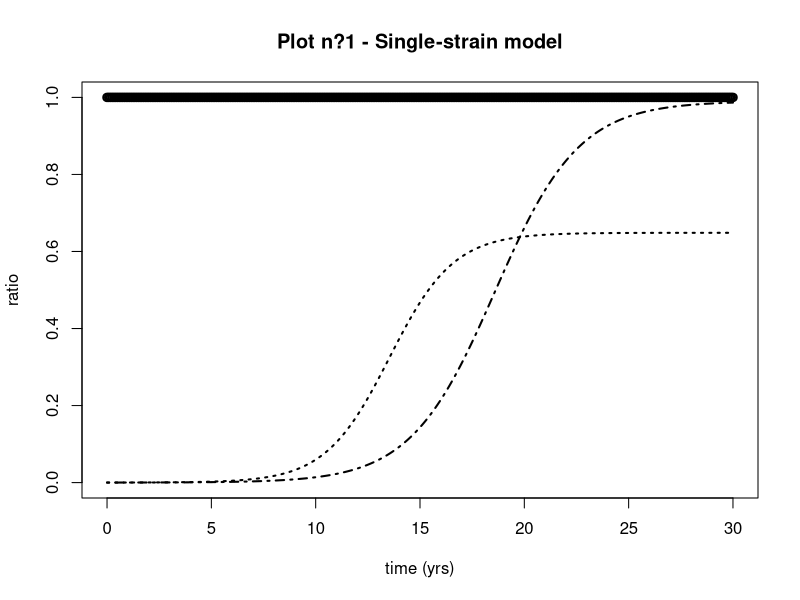
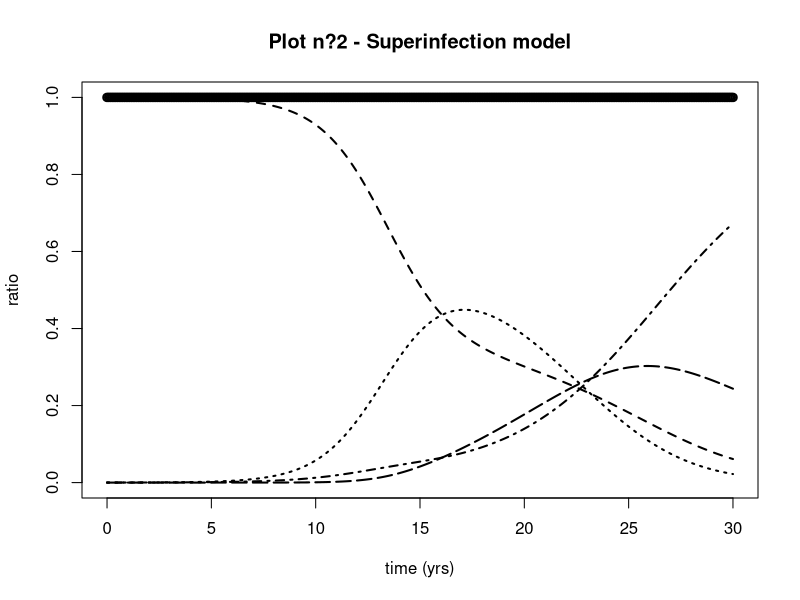
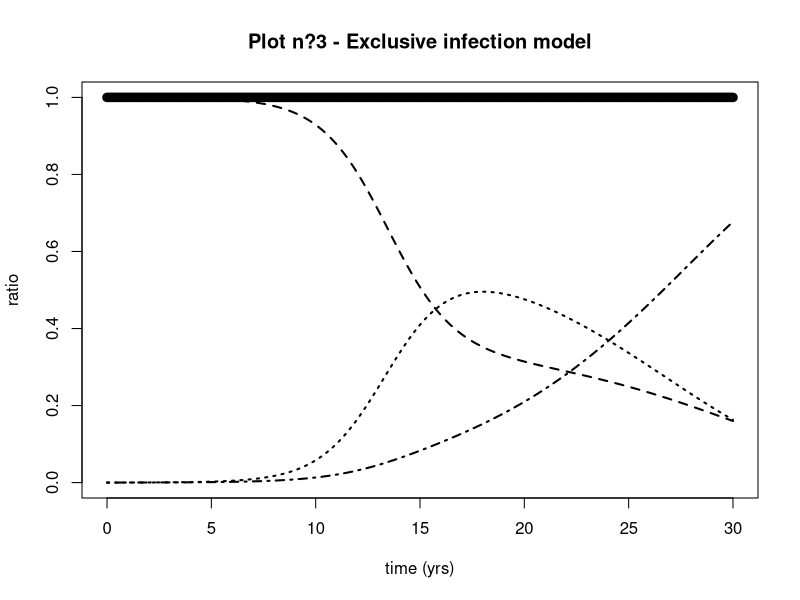
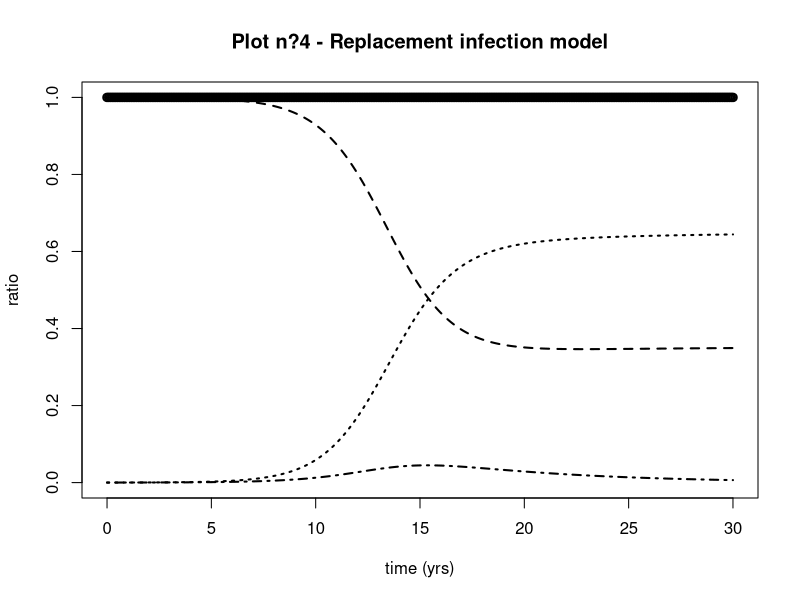
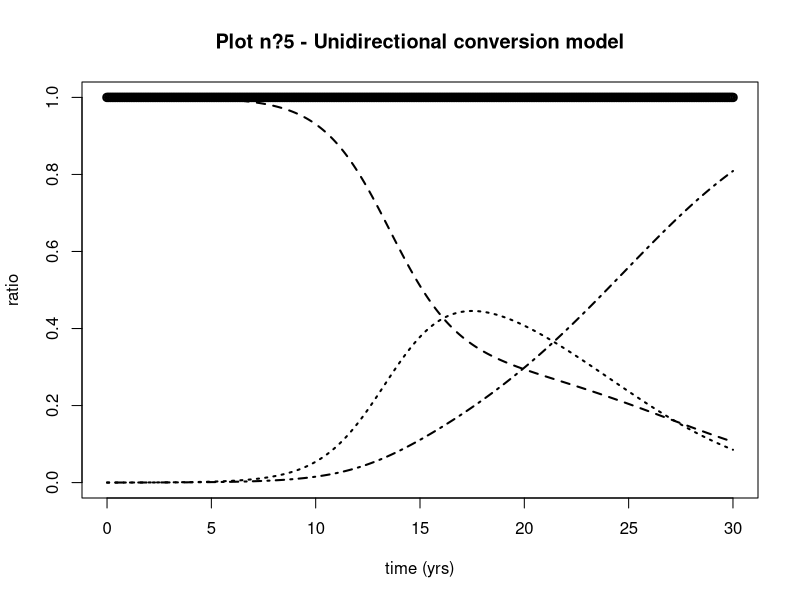
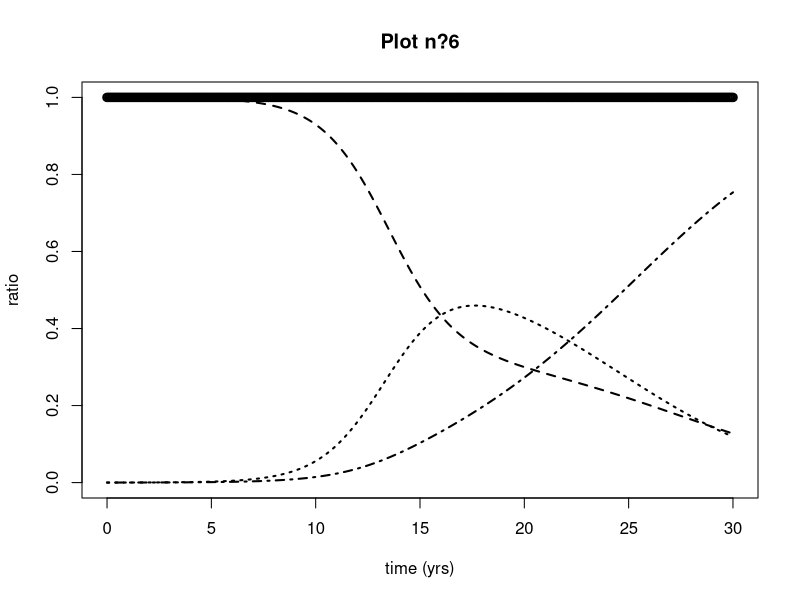

Write R code to recreate these figures, in order.
## ---- chunk 1
library(deSolve)
N=10000
## ---- chunk 2
parameters <- c(beta_w=0.0001, beta_z=0.00005, gamma=0.005, gamma_prim=0.5, eps=0.7 )

state <- c(S1=N-1, S2=N-1, Iw=1, Iz=1)

times=seq(0, 30, by=1/12)

SIS_single_strain=function(times, state, parameters){
  with(as.list(c(state,parameters)),
       {dS1 = - beta_w*Iw*S1 + gamma*(1-eps)*Iw + gamma_prim*eps*Iw
        dS2 = - beta_z*Iz*S2 + gamma*Iz
        dIw = beta_w*Iw*S1 - gamma*(1-eps)*Iw - gamma_prim*eps*Iw
        dIz = beta_z*Iz*S2 - gamma*Iz
        list(c(dS1, dS2, dIw, dIz))
       })
}

require(deSolve)

out=as.data.frame(
  ode(y=state, times=times, func=SIS_single_strain, parms=parameters)
)

## ---- chunk 3
plot(times, (out$S1 + out$Iw)/N, main="Plot n?1 - Single-strain model", xlab="time (yrs)", ylab="ratio", ylim=c(0,1), lty=1, lwd=2)
lines(times, out$Iw/N, lty=3, lwd=2)
lines(times, out$Iz/N, lty=4, lwd=2)


## ---- chunk 4
parameters <- c(beta_w=0.0001, beta_z=0.00005, gamma=0.005, gamma_prim=0.5, eps=0.7, q=0.25 )

state <- c(S=N-2, Iw=1, Iz=1, Iwz=0)

times=seq(0, 30, by=1/12)

SIS_superinf=function(times, state, parameters){
  with(as.list(c(state,parameters)),
       {dS = - beta_w*(Iw+q*Iwz)*S - beta_z*(Iz+q*Iwz)*S + gamma*(1-eps)*Iw + gamma_prim*eps*Iw + gamma*Iz
        dIw = beta_w*(Iw+q*Iwz)*S + gamma*Iwz - beta_z*(Iz+q*Iwz)*Iw - gamma*(1-eps)*Iw - gamma_prim*eps*Iw 
        dIz = beta_z*(Iz+q*Iwz)*S + gamma*(1-eps)*Iwz + gamma_prim*eps*Iwz - beta_w*(Iw+q*Iwz)*Iz - gamma*Iz 
        dIwz = beta_w*(Iw+q*Iwz)*Iz + beta_z*(Iz+q*Iwz)*Iw - gamma*Iwz - gamma*(1-eps)*Iwz - gamma_prim*eps*Iwz
        list(c(dS, dIw, dIz, dIwz))
       })
}

require(deSolve)

out_super=as.data.frame(
  ode(y=state, times=times, func=SIS_superinf, parms=parameters)
)

## ---- chunk 5
plot(times, (out_super$S + out_super$Iw + out_super$Iz + out_super$Iwz)/N, main="Plot n?2 - Superinfection model", xlab="time (yrs)", ylab="ratio", ylim=c(0,1), lty=1, lwd=2)
lines(times, out_super$S/N, lty=2, lwd=2)
lines(times, out_super$Iw/N, lty=3, lwd=2)
lines(times, out_super$Iz/N, lty=4, lwd=2)
lines(times, out_super$Iwz/N, lty=5, lwd=2)


## ---- chunk 6
parameters <- c(beta_w=0.0001, beta_z=0.00005, gamma=0.005, gamma_prim=0.5, eps=0.7 )

state <- c(S=9998, Iw=1, Iz=1)

times=seq(0, 30, by=1/12)

SIS_exclusive=function(times, state, parameters){
  with(as.list(c(state,parameters)),
       {dS = - beta_w*Iw*S - beta_z*Iz*S + gamma*(1-eps)*Iw + gamma_prim*eps*Iw + gamma*Iz
        dIw = beta_w*Iw*S - gamma*(1-eps)*Iw - gamma_prim*eps*Iw
        dIz = beta_z*Iz*S - gamma*Iz
        list(c(dS, dIw, dIz))
       })
}

require(deSolve)

out_exc=as.data.frame(
  ode(y=state, times=times, func=SIS_exclusive, parms=parameters)
)

## ---- chunk 7
plot(times, (out_exc$S + out_exc$Iw + out_exc$Iz)/N, main="Plot n?3 - Exclusive infection model", xlab="time (yrs)", ylab="ratio", ylim=c(0,1), lty=1, lwd=2)
lines(times, out_exc$S/N, lty=2, lwd=2)
lines(times, out_exc$Iw/N, lty=3, lwd=2)
lines(times, out_exc$Iz/N, lty=4, lwd=2)

## ---- chunk 8
parameters <- c(beta_w=0.0001, beta_z=0.00005, gamma=0.005, gamma_prim=0.5, eps=0.7 )

state <- c(S=9998, Iw=1, Iz=1)

times=seq(0, 30, by=1/12)

SIS_replacement=function(times, state, parameters){
  with(as.list(c(state,parameters)),
       {dS = - beta_w*Iw*S - beta_z*Iz*S + gamma*(1-eps)*Iw + gamma_prim*eps*Iw + gamma*Iz
        dIw = beta_w*Iw*S - gamma*(1-eps)*Iw - gamma_prim*eps*Iw + (beta_w-beta_z)*Iw*Iz
        dIz = beta_z*Iz*S - gamma*Iz - (beta_w-beta_z)*Iw*Iz
        list(c(dS, dIw, dIz))
       })
}

require(deSolve)

out_rep=as.data.frame(
  ode(y=state, times=times, func=SIS_replacement, parms=parameters)
)

## ---- chunk 9
plot(times, (out_rep$S + out_rep$Iw + out_rep$Iz)/N, main="Plot n?4 - Replacement infection model", xlab="time (yrs)", ylab="ratio", ylim=c(0,1), lty=1, lwd=2)
lines(times, out_rep$S/N, lty=2, lwd=2)
lines(times, out_rep$Iw/N, lty=3, lwd=2)
lines(times, out_rep$Iz/N, lty=4, lwd=2)

## ---- chunk 10
parameters <- c(beta_w=0.0001, beta_z=0.00005, gamma=0.005, gamma_prim=0.5, eps=0.7, rho=0.01 )

state <- c(S=9998, Iw=1, Iz=1)

times=seq(0, 30, by=1/12)

SIS_unidir=function(times, state, parameters){
  with(as.list(c(state,parameters)),
       {dS = - beta_w*Iw*S - beta_z*Iz*S + gamma*(1-eps)*Iw + gamma_prim*eps*Iw + gamma*Iz
        dIw = beta_w*Iw*S - gamma*(1-eps)*Iw - gamma_prim*eps*Iw - rho*eps*Iw
        dIz = beta_z*Iz*S - gamma*Iz + rho*eps*Iw
        list(c(dS, dIw, dIz))
       })
}

require(deSolve)

out_uni=as.data.frame(
  ode(y=state, times=times, func=SIS_unidir, parms=parameters)
)

## ---- chunk 11
plot(times, (out_uni$S + out_uni$Iw + out_uni$Iz)/N, main="Plot n?5 - Unidirectional conversion model", xlab="time (yrs)", ylab="ratio", ylim=c(0,1), lty=1, lwd=2)
lines(times, out_uni$S/N, lty=2, lwd=2)
lines(times, out_uni$Iw/N, lty=3, lwd=2)
lines(times, out_uni$Iz/N, lty=4, lwd=2)

## ---- chunk 12
parameters <- c(beta_w=0.0001, beta_z=0.00005, gamma=0.005, gamma_prim=0.5, eps=0.7, rho=0.01 , phi=0.02)

state <- c(S=9998, Iw=1, Iz=1)

times=seq(0, 30, by=1/12)

SIS_bidir=function(times, state, parameters){
  with(as.list(c(state,parameters)),
       {dS = - beta_w*Iw*S - beta_z*Iz*S + gamma*(1-eps)*Iw + gamma_prim*eps*Iw + gamma*Iz
        dIw = beta_w*Iw*S - gamma*(1-eps)*Iw - gamma_prim*eps*Iw - rho*eps*Iw + phi*(1-eps)*Iz
        dIz = beta_z*Iz*S - gamma*Iz + rho*eps*Iw - phi*(1-eps)*Iz
        list(c(dS, dIw, dIz))
       })
}

require(deSolve)

out_bi=as.data.frame(
  ode(y=state, times=times, func=SIS_bidir, parms=parameters)
)

## ---- chunk 13
plot(times, (out_bi$S + out_bi$Iw + out_bi$Iz)/N, main="Plot n?6", xlab="time (yrs)", ylab="ratio", ylim=c(0,1), lty=1, lwd=2)
lines(times, out_bi$S/N, lty=2, lwd=2)
lines(times, out_bi$Iw/N, lty=3, lwd=2)
lines(times, out_bi$Iz/N, lty=4, lwd=2)
